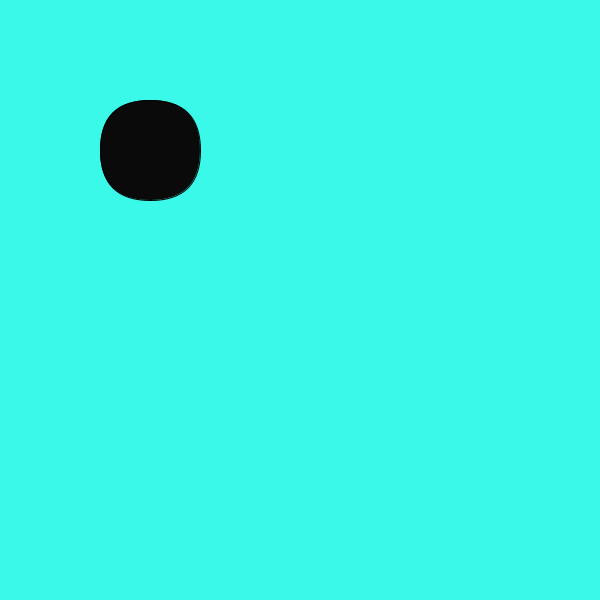
Frame 1 (no input)
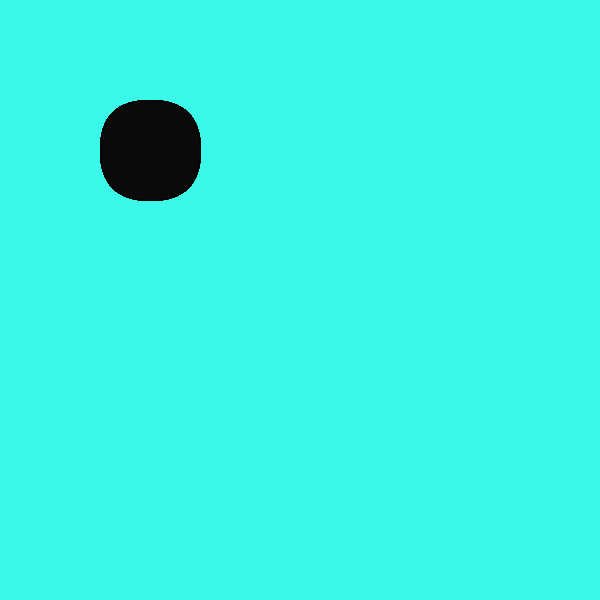
Frame 60 (the mouse pressed at the canvas centre just before this capture)
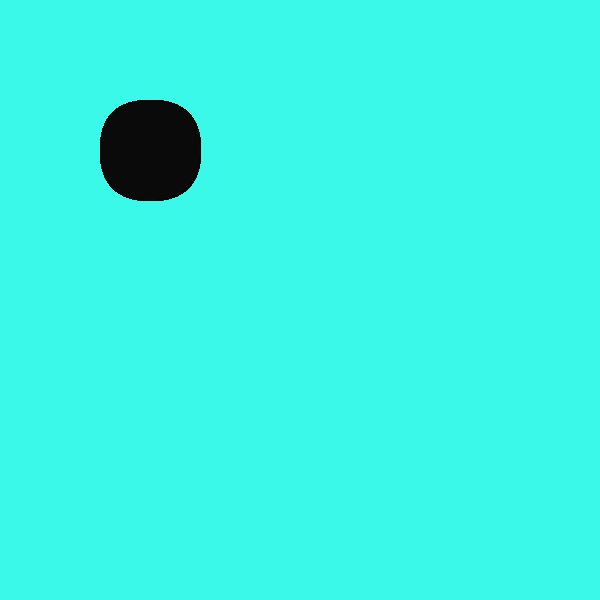
Frame 120 (the mouse held since frame 60 and released just before this capture)

The Processing sketch that drew these frames (run headless with seeded random() and noise(); from frame 60 on, the mouse is pressed at the canvas centre):

// Processing sketch: processing_156704
// ── processing_156704.pde

int y =35;

void setup(){
  size(600,600);
  background(59,249,233,80);
}

void draw(){
  if (mousePressed ==true){
    if(mouseButton==RIGHT){
      fill(0);
    }else if (mouseButton ==LEFT ){
      fill(255);
    }
  }else{
     fill(10);
    }
    rect(100,100,100,100,90);
    
    }
